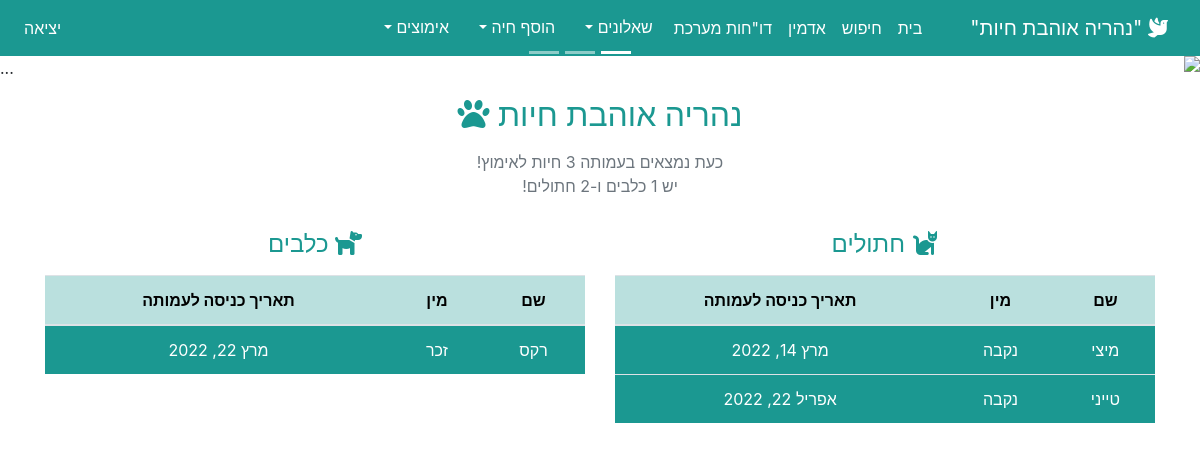
Before: / with the older database file.
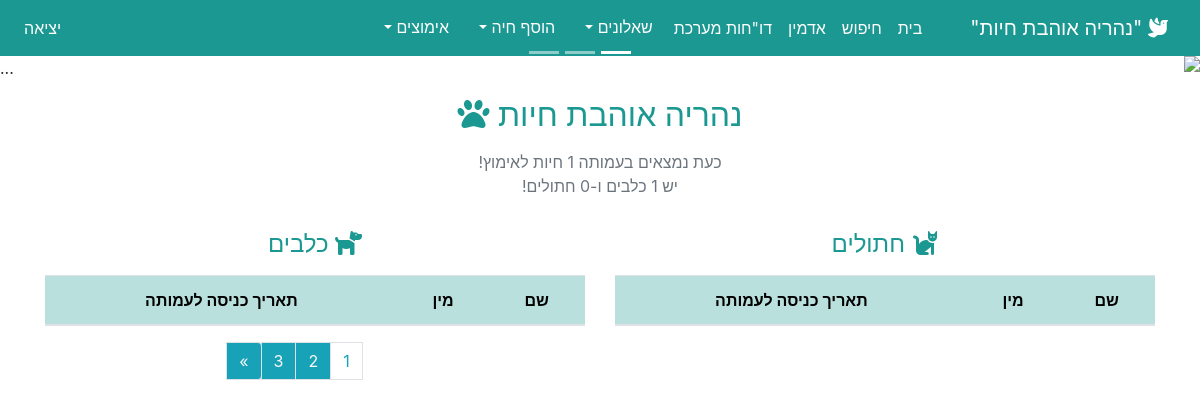
After: the same page with the newer database file.
### shelter/models.py (models this page shows, shortened)
class Cat(models.Model):
    id = models.AutoField(primary_key=True)
    name = models.CharField(unique=True, max_length=255, verbose_name=_('שם'))
    birth_date = models.DateField(default=datetime.date.today, verbose_name=_('תאריך לידה'))
    gender = models.CharField(choices=GENDER_CHOICES, max_length=6, verbose_name=_('מין'))
    physical_description = models.TextField(max_length=255, blank=True, default=None, null=True, verbose_name=_('תיאור חיצוני'))
    story = models.TextField(max_length=255, blank=True, default=None, null=True, verbose_name=_('סיפור רקע'))
    image = models.ImageField(upload_to='mediaCats/', blank=True, null=True, default='media/generic_img.png', verbose_name=_('תמונה'))
    acceptance_date = models.DateField(default=datetime.date.today, blank=True, null=True, verbose_name=_('תאריך כניסה לעמותה'))
    location = models.CharField(choices=PLACES, blank=True, default='עמותה', null=True, max_length=20, verbose_name=_('מיקום'))
    clinic = models.TextField(max_length=255, blank=True, default=None, null=True, verbose_name=_('מרפאה וטרינרית'))
    vaccination_book = models.BooleanField(default=False, verbose_name=_('פנקס חיסונים'))
    vaccination_book_link = models.FileField(upload_to='mediaCats/', blank=True, default=None, null=True, verbose_name=_('קישור לפנקס חיסונים'))
    worming_1 = models.DateField(blank=True, null=True, verbose_name=_('תילוע 1'))
    worming_2 = models.DateField(blank=True, null=True, verbose_name=_('תילוע 2'))
    square_vaccine = models.BooleanField(default=False, verbose_name=_('חיסון מרובע'))
    ticks_fleas_treatment = models.DateField(default=None, blank=True, null=True, verbose_name=_('טיפול קרציות ופרעושים'))
    next_ticks_fleas_treatment = models.DateField(blank=True, null=True, verbose_name=_('קרציות ופרעושים - תאריך הטיפול הבא'))
    sterilization = models.DateField(default=None, blank=True, null=True, verbose_name=_('סירוס/עיקור'))
    sterilization_link = models.FileField(upload_to='mediaCats/', blank=True, default=None, null=True, verbose_name=_('אישור סירוס/עיקור'))
    medical_comments = models.TextField(max_length=255, blank=True, default=None, null=True, verbose_name=_('הערות רפואיות'))
    died = models.BooleanField(default=False, verbose_name=_('נפטר/ה'))
    death_reason = models.TextField(max_length=255, blank=True, default=None, null=True, verbose_name=_('סיבת הפטירה'))
    death_date = models.DateField(default=None, blank=True, null=True, verbose_name=_('תאריך הפטירה'))
    adopter_relation_cat = models.ManyToManyField(Adopter, through='CatAdoption', related_name="adoptions_cat")
    animal_type = models.CharField(max_length=32, default="חתול",  editable=False)

class Dog(models.Model):
    id = models.AutoField(primary_key=True)
    chip_number = models.IntegerField(blank=True, default=None, null=True, verbose_name=_('מספר שבב'))
    name = models.CharField(unique=True, max_length=255, verbose_name=_('שם'))
    birth_date = models.DateField(default=datetime.date.today, verbose_name=_('תאריך לידה'))
    gender = models.CharField(max_length=255, choices=GENDER_CHOICES, verbose_name=_('מין'))
    physical_description = models.TextField(max_length=255, blank=True, default=None, null=True, verbose_name=_('תיאור חיצוני'))
    size = models.CharField(choices=SIZE_CHOICES, max_length=255, blank=True, default=None, null=True, verbose_name=_('גודל'))
    color = models.CharField(max_length=255, blank=True, default=None, null=True, verbose_name=_('צבע'))
    behaviour_description = models.TextField(max_length=255, blank=True, default=None, null=True, verbose_name=_('תיאור התנהגותי'))
    story = models.TextField(max_length=255, blank=True, default=None, null=True, verbose_name=_('סיפור רקע'))
    image = models.ImageField(upload_to='mediaDogs/', default='media/generic_img.png', blank=True, null=True, verbose_name=_('תמונה'))
    acceptance_date = models.DateField(default=datetime.date.today, blank=True, null=True, verbose_name=_('תאריך קבלה לעמותה'))
    location = models.CharField(max_length=255, choices=PLACES, blank=True, default='עמותה', null=True, verbose_name=_('מיקום הכלב'))
    clinic = models.TextField(max_length=255, blank=True, default=None, null=True, verbose_name=_('מרפאה וטרינרית'))
    vaccine_book = models.BooleanField(default=False, verbose_name=_('פנקס חיסונים'))
    vaccine_book_link = models.FileField(upload_to='mediaDogs/', blank=True, default=None, null=True, verbose_name=_('קישור לפנקס חיסונים'))
    medical_file = models.FileField(upload_to='mediaDogs/', blank=True, default=None, null=True, verbose_name=_('קישור לתיק רפואי'))
    worming_1 = models.DateField(blank=True, null=True, verbose_name=_('תילוע 1'))
    worming_2 = models.DateField(blank=True, null=True, verbose_name=_('תילוע 2'))
    hexagonal_vaccine = models.DateField(blank=True, null=True, verbose_name=_('חיסון משושה'))
    next_treatment_hexagonal = models.DateField(blank=True, null=True, verbose_name=_('משושה - תאריך הטיפול הבא'))
    rabies_vaccine = models.DateField(blank=True, null=True, verbose_name=_('חיסון כלבת'))
    rabies_vaccine_link = models.FileField(upload_to='mediaDogs/', blank=True, default=None, null=True, verbose_name=_('אישור חיסון כלבת'))
    next_treatment_rabies = models.DateField(blank=True, null=True, verbose_name=_('כלבת - תאריך הטיפול הבא'))
    ticks_fleas_treatment = models.DateField(default=None, blank=True, null=True, verbose_name=_('טיפול קרציות ופרעושים'))
    next_ticks_fleas_treatment = models.DateField(blank=True, null=True, verbose_name=_('קרציות ופרעושים - תאריך הטיפול הבא'))
    sterilization = models.DateField(blank=True, null=True, verbose_name=_('סירוס/עיקור'))
    sterilization_link = models.FileField(upload_to='mediaDogs/', blank=True, default=None, null=True, verbose_name=_('אישור סירוס/עיקור'))
    medical_comments = models.TextField(max_length=255, blank=True, default=None, null=True, verbose_name=_('הערות רפואיות'))
    died = models.BooleanField(default=False, verbose_name=_('נפטר/ה'))
    death_date = models.DateField(blank=True, null=True, verbose_name=_('תאריך הפטירה'))
    death_reason = models.TextField(max_length=255, blank=True, default=None, null=True, verbose_name=_('סיבת הפטירה'))
    adopter_relation_dog = models.ManyToManyField(Adopter, through='DogAdoption', related_name="adoptions_dog")
    animal_type = models.CharField(max_length=32, default="כלב",  editable=False)

### shelter/views.py (the view)
# urls.py: path('', views.home, name='home'),
def home(request):
    cats = Cat.objects.all()
    cat_count = 0
    for cat in cats:
        if cat.location == 'Association':
            cat_count += 1
    no_of_cats = cat_count
    paginator1 = Paginator(cats, 3)
    page = request.GET.get('catpage')
    cats = paginator1.get_page(page)
    dogs = Dog.objects.all()
    dog_count = 0
    for dog in dogs:
        if dog.location == 'Association':
            dog_count += 1
    no_of_dogs = dog_count
    paginator2 = Paginator(dogs, 3)
    page = request.GET.get('dogpage')
    dogs = paginator2.get_page(page)
    no_of_animals = no_of_cats + no_of_dogs
    return render(request, 'home.html', {'cats': cats,
                                         'dogs': dogs,
                                         'no_of_animals': no_of_animals,
                                         'no_of_dogs': no_of_dogs,
                                         'no_of_cats': no_of_cats})

### shelter/templates/home.html (shortened to what the changed rows need)
{% extends 'base.html' %} {% block content %}
<div class="container">
  <div class="row">
    <div class="col-md-12">
      <h2 class="text-center mt-3 mb-3" style="color: #1b9891;">
        נהריה אוהבת חיות <i class="fas fa-paw"></i>
      </h2>
    </div>
  </div>
  <div class="row">
    <div class="col-md-6">
      <table class="table table-striped text-center">
        <thead>
          <tr>
            <th scope="col">שם</th>
            <th scope="col">מין</th>
            <th scope="col">תאריך כניסה לעמותה</th>
          </tr>
        </thead>
        <tbody>
          {% for cat in cats %}
          {% if cat.location == 'Association' %}
          <tr>
            <td><a href="../cat/{{cat.id}}"><div style="color: white; height:100%; width:100%"> {{cat.name}} </div></a></td>
            <td>{{ cat.get_gender_display }}</td>
            <td>{{ cat.acceptance_date }}</td>
          </tr>
          {% endif %}{% endfor %}
        </tbody>
      </table>
    </div>
    <div class="col-md-6">
      <table class="table table-striped text-center" >
        <thead>
          <tr>
            <th scope="col">שם</th>
            <th scope="col">מין</th>
            <th scope="col">תאריך כניסה לעמותה</th>
          </tr>
        </thead>
        <tbody>
          {% for dog in dogs %}
          {% if dog.location == 'Association' %}
          <tr>
          <td><a href="../dog/{{dog.id}}"><div style="color: white; height:100%;width:100%"> {{dog.name}} </div></a></td>
            <td>{{ dog.get_gender_display }}</td>
            <td>{{ dog.acceptance_date }}</td>
          </tr>
          {% endif %}{% endfor %}
        </tbody>
      </table>
      {% if dogs.has_other_pages %}
      <nav>
        <ul class="pagination justify-content-center">
           {% for pages in dogs.paginator.page_range %}
          <br />
          {% if dogs.number == pages %}
          <li class="page-item">
            <a class="page-link text-info" href="?dogpage={{ pages }}"
              >{{ pages }}</a
            >
          </li>
          {% else %}
          <li class="page-item">
            <a
              class="page-link text-light bg-info"
              href="?dogpage={{ pages }}"
              >{{ pages }}</a
            >
          </li>
          {% endif %} {% endfor %} {% if dogs.has_next %}
          <li class="page-item">
            <a
              class="page-link text-light bg-info"
              href="?dogpage={{ dogs.next_page_number }}"
              >&raquo;</a
            >
          </li>
          {% else %}
          <li class="page-item disabled"></li>
          {% endif %}
        </ul>
      </nav>
      {% endif %}
    </div>
  </div>
</div>
{% endblock content %}

Changed rows visible on the page:
removed Cat: name "מיצי", gender "נקבה", acceptance_date "מרץ 14, 2022"
removed Cat: name "טייני", gender "נקבה", acceptance_date "אפריל 22, 2022"
no longer on this page (row edited): Dog: name "רקס", gender "זכר", acceptance_date "מרץ 22, 2022"
Other visible differences:
new list line: "1"
new list line: "2"
new list line: "3"
